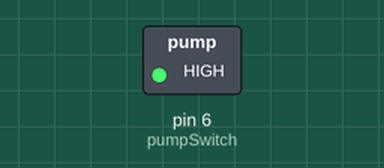
Bench run of a sketch on a simulated Arduino Uno, built with avr-gcc and run on an emulated ATmega328P. On the bench: switched loads named in the sketch (green lamp = pin HIGH). Pins used as bus, display or sensor lines are not drawn; what the sketch prints to the serial monitor is not drawn.

Above: at 0.1 s.
At 10.1 s:
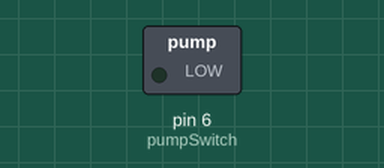
Timing chart, 0 to 11.6 s (numbered marks = the images above):
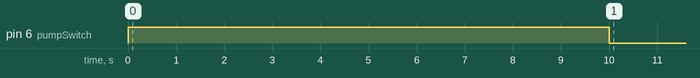

The sketch:

TestCode_MCU_PumpController.ino
```cpp
/***** << WaterBox_V2.1 Pro:Controller with OLED and SD>> *****
  PCB borad：WaterBox V2.1
  功能：控制兩顆5V泵
  測試項目：
    1.OLED
    2.SD
    3.Tempture
**************************************************************/
#define mainPower 14
#define pumpSwitch 6

enum PUMP
{
  IN,
  OUT
};

void pump(uint16_t _t, uint8_t pump)
{
  digitalWrite(mainPower, HIGH);
  if (pump)
  {
    digitalWrite(pumpSwitch, HIGH);
    Serial.println("[SYSTEM] 厭氧 -> 魚缸");
  }
  else
  {
    digitalWrite(pumpSwitch, LOW);
    Serial.println("[SYSTEM] 魚缸 -> 厭氧");
  }
  delay(_t * 1000);
  digitalWrite(mainPower, LOW);
}


void setup() {
  Serial.begin(9600);
  Serial.println("[SYSTEM] Init");

  pinMode(mainPower, OUTPUT);
  pinMode(pumpSwitch, OUTPUT);

  pump(10, OUT);   // 抽回魚缸

}

void loop()
{
  pump(60, IN);     // 抽回厭氧缸
  delay(600000);
  pump(5, OUT);   // 抽回魚缸
  delay(600000);
  pump(5, OUT);   // 抽回魚缸
  delay(600000);
  pump(5, OUT);   // 抽回魚缸
  delay(600000);
  pump(5, OUT);   // 抽回魚缸
  delay(600000);

}
```

Measured:
- by itself, pin 6 (pumpSwitch): HIGH → LOW at 10.0 s
